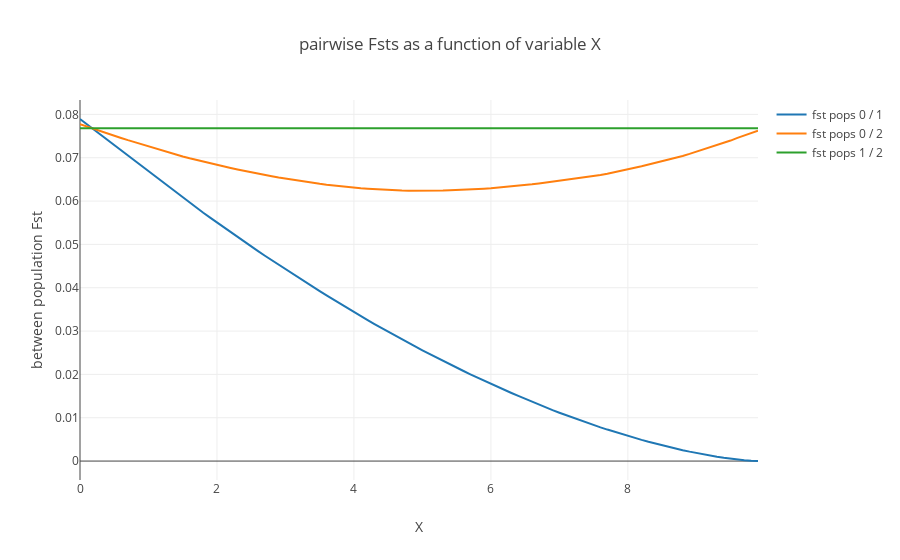

This figure's notebook cell:
### Code cell
#### We're going to do something different now. We'll have two points get closer together in time.
#first chose two



labels= []
Fsts_crawl= []
angle_list= []
Distances_crawl= []


for angle in Euclidian_range:
    coords= features[Pops,:]
    vector2= coords[target[1]] - coords[target[0]]

    #coords[target[0]] = coords[target[0]] + [sin(angle) * x for x in vector2]
    coords[target[0]] = coords[target[0]] + [angle / 10 * x for x in vector2]
    
    new_freqs= pca.inverse_transform(coords)
    
    #new_freqs[target[0]]= pca.inverse_transform(coords[target[0]])
    new_freqs[new_freqs > 1] = 1
    new_freqs[new_freqs < 0] = 0

    Pairwise= return_fsts2(new_freqs)
    
    Distances= []
    for train in it.combinations([x for x in range(new_freqs.shape[0])],2):
        Distances.append(np.sqrt((coords[train[0]][0] - coords[train[1]][0])**2 + (coords[train[0]][1] - coords[train[1]][1])**2) + (coords[train[0]][2] - coords[train[1]][2])**2)
    Distances_crawl.extend(Distances)
    
    labels.extend(Pairwise.pops)
    
    Fsts_crawl.extend(Pairwise.fst)
    angle_list.extend([angle] * Pairwise.shape[0])


Control= np.array([angle_list,Fsts_crawl]).T


coords= {z:[x for x in range(len(labels)) if labels[x] == z] for z in list(set(labels))}

fig_data= [go.Scatter(
x= Control[coords[i],0],
y= Control[coords[i],1],
mode= 'lines',
name= 'fst pops {} / {}'.format(i[0],i[1])
) for i in coords.keys()
]

layout = go.Layout(
    title= 'pairwise Fsts as a function of variable X',
    yaxis=dict(
        title='between population Fst'),
    xaxis=dict(
        title='X')
)

fig= go.Figure(data=fig_data, layout=layout)
iplot(fig)
